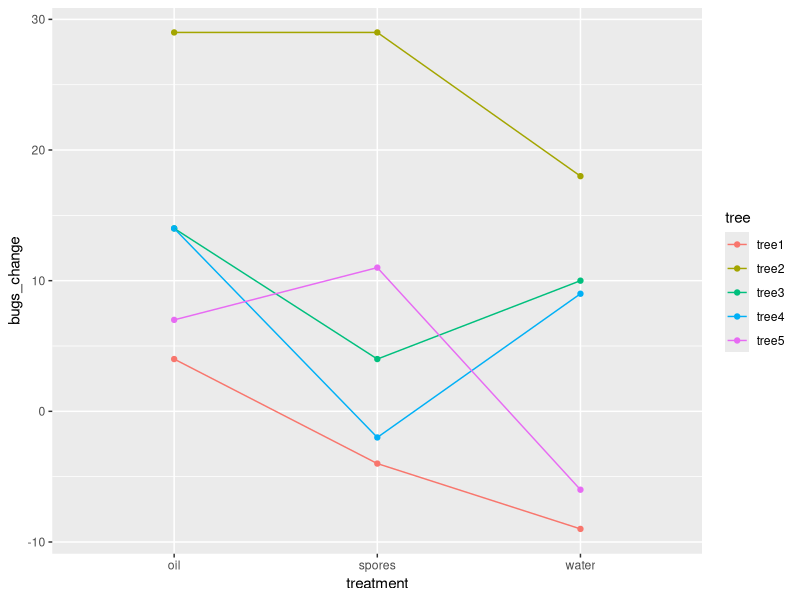
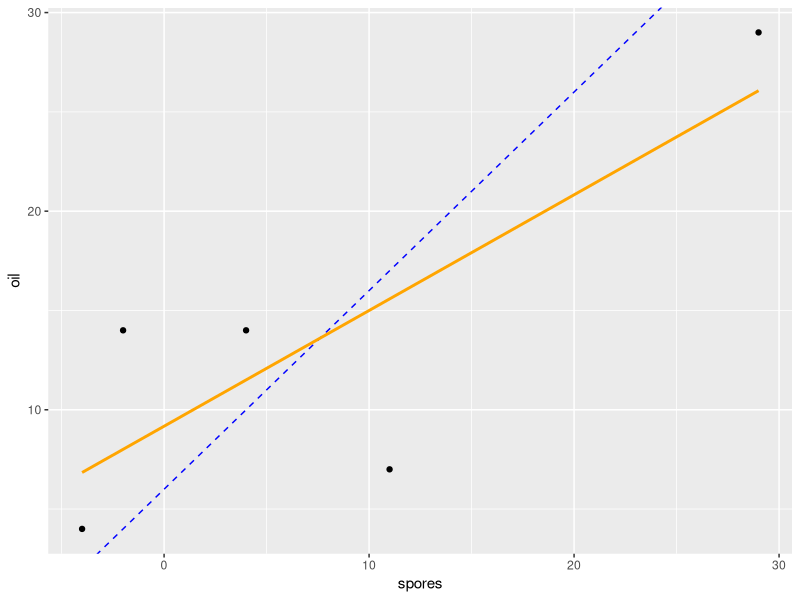
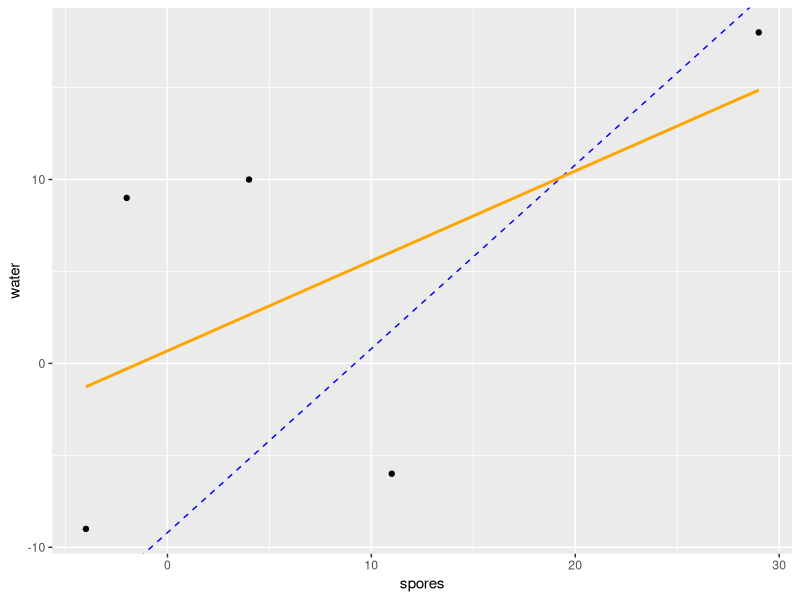
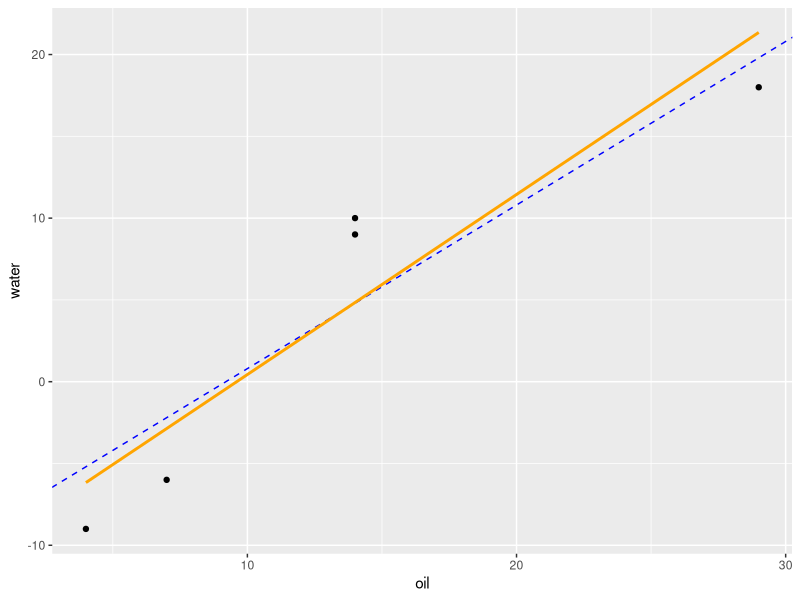

Here is the R script that generated these plots, in order:
## ---- chunk 1
knitr::opts_chunk$set(message = FALSE, warning = FALSE)
## ---- chunk 2
library(tidyr)
library(dplyr)
library(knitr)
library(tidyverse)

tree <- c(rep("tree1",3), rep("tree2",3), rep("tree3", 3),rep("tree4", 3), rep("tree5", 3))
treatment <- rep(c("water", "spores", "oil"), 5)
bugs_change <- c(-9, -4, 4, 18, 29, 29, 10, 4, 14, 9, -2, 14, -6, 11, 7)

mealybugs <- data.frame(tree, treatment, bugs_change)

mealybugs %>%
  spread(tree, bugs_change) %>%
  kable()
## ---- chunk 3
qplot(x = treatment, y = bugs_change, color = tree, group = tree, data = mealybugs) + 
  geom_line()
## ---- chunk 4
rm(mealybugs)
tree <- c(rep("tree1",3), rep("tree2",3), rep("tree3", 3),rep("tree4", 3), rep("tree5", 3))
treatment <- rep(c("water", "spores", "oil"), 5)
bugs_change <- c(-9, -4, 4, 18, 29, 29, 10, 4, 14, 9, -2, 14, -6, 11, 7)
mealybugs <- data.frame(tree, treatment, bugs_change)
## ---- chunk 5
mealybugs
## ---- chunk 6
mod <- lm(bugs_change ~ treatment + tree, data = mealybugs)

anova(mod)
## ---- chunk 7
mod <- lm(bugs_change ~ treatment + tree, data = mealybugs)

anova(mod)
## ---- chunk 8
mealybugs_wide <- mealybugs %>%
  spread(treatment, bugs_change)
## ---- chunk 9
qplot(x = spores, y = oil, data = mealybugs_wide) +
  geom_abline(intercept = 13.6-7.6, slope = 1, color = "blue", linetype = 2) + 
  geom_smooth(method = "lm", se = 0, color = "orange")
## ---- chunk 10
qplot(x = spores, y = water, data = mealybugs_wide) +
  geom_abline(intercept = 4.4 - 13.6, slope = 1, color = "blue", linetype = 2) + 
  geom_smooth(method = "lm", se = 0, color = "orange")
## ---- chunk 11
qplot(x = oil, y = water, data = mealybugs_wide) +
  geom_abline(intercept = 4.4 - 13.6, slope = 1, color = "blue", linetype = 2) + 
  geom_smooth(method = "lm", se = 0, color = "orange")
